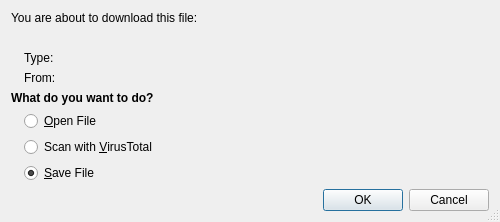
<?xml version="1.0" encoding="UTF-8"?>
<ui version="4.0">
 <class>DownloadAskActionDialog</class>
 <widget class="QDialog" name="DownloadAskActionDialog">
  <property name="geometry">
   <rect>
    <x>0</x>
    <y>0</y>
    <width>500</width>
    <height>209</height>
   </rect>
  </property>
  <property name="windowTitle">
   <string>What to do?</string>
  </property>
  <property name="sizeGripEnabled">
   <bool>true</bool>
  </property>
  <layout class="QVBoxLayout" name="verticalLayout">
   <item>
    <widget class="QLabel" name="label_3">
     <property name="text">
      <string>You are about to download this file:</string>
     </property>
    </widget>
   </item>
   <item>
    <layout class="QGridLayout" name="gridLayout_2">
     <item row="0" column="0">
      <widget class="QLabel" name="label_4">
       <property name="text">
        <string notr="true"/>
       </property>
      </widget>
     </item>
     <item row="0" column="1" colspan="2">
      <widget class="QLabel" name="infoLabel">
       <property name="text">
        <string/>
       </property>
       <property name="wordWrap">
        <bool>true</bool>
       </property>
      </widget>
     </item>
     <item row="1" column="1">
      <widget class="QLabel" name="label_5">
       <property name="text">
        <string>Type:</string>
       </property>
      </widget>
     </item>
     <item row="1" column="2">
      <widget class="QLabel" name="typeLabel">
       <property name="sizePolicy">
        <sizepolicy hsizetype="Expanding" vsizetype="Preferred">
         <horstretch>0</horstretch>
         <verstretch>0</verstretch>
        </sizepolicy>
       </property>
       <property name="text">
        <string/>
       </property>
      </widget>
     </item>
     <item row="2" column="1">
      <widget class="QLabel" name="label_6">
       <property name="text">
        <string>From:</string>
       </property>
      </widget>
     </item>
     <item row="2" column="2">
      <widget class="QLabel" name="siteLabel">
       <property name="sizePolicy">
        <sizepolicy hsizetype="Expanding" vsizetype="Preferred">
         <horstretch>0</horstretch>
         <verstretch>0</verstretch>
        </sizepolicy>
       </property>
       <property name="text">
        <string/>
       </property>
      </widget>
     </item>
    </layout>
   </item>
   <item>
    <layout class="QGridLayout" name="gridLayout">
     <item row="1" column="0">
      <widget class="QLabel" name="label_2">
       <property name="text">
        <string notr="true"/>
       </property>
      </widget>
     </item>
     <item row="1" column="1">
      <widget class="QRadioButton" name="openButton">
       <property name="toolTip">
        <string>Select to open the downloaded file</string>
       </property>
       <property name="text">
        <string>&amp;Open File</string>
       </property>
      </widget>
     </item>
     <item row="2" column="1">
      <widget class="QRadioButton" name="scanButton">
       <property name="statusTip">
        <string>Select to scan the file with VirusTotal</string>
       </property>
       <property name="text">
        <string>Scan with &amp;VirusTotal</string>
       </property>
      </widget>
     </item>
     <item row="2" column="2" rowspan="2">
      <spacer name="horizontalSpacer">
       <property name="orientation">
        <enum>Qt::Horizontal</enum>
       </property>
       <property name="sizeHint" stdset="0">
        <size>
         <width>40</width>
         <height>20</height>
        </size>
       </property>
      </spacer>
     </item>
     <item row="3" column="1">
      <widget class="QRadioButton" name="saveButton">
       <property name="toolTip">
        <string>Select to save the file</string>
       </property>
       <property name="text">
        <string>&amp;Save File</string>
       </property>
       <property name="checked">
        <bool>true</bool>
       </property>
      </widget>
     </item>
     <item row="0" column="0" colspan="2">
      <widget class="QLabel" name="label">
       <property name="text">
        <string>&lt;b&gt;What do you want to do?&lt;/b&gt;</string>
       </property>
      </widget>
     </item>
    </layout>
   </item>
   <item>
    <widget class="QDialogButtonBox" name="buttonBox">
     <property name="orientation">
      <enum>Qt::Horizontal</enum>
     </property>
     <property name="standardButtons">
      <set>QDialogButtonBox::Cancel|QDialogButtonBox::Ok</set>
     </property>
    </widget>
   </item>
  </layout>
 </widget>
 <tabstops>
  <tabstop>openButton</tabstop>
  <tabstop>scanButton</tabstop>
  <tabstop>saveButton</tabstop>
  <tabstop>buttonBox</tabstop>
 </tabstops>
 <resources/>
 <connections>
  <connection>
   <sender>buttonBox</sender>
   <signal>accepted()</signal>
   <receiver>DownloadAskActionDialog</receiver>
   <slot>accept()</slot>
   <hints>
    <hint type="sourcelabel">
     <x>248</x>
     <y>254</y>
    </hint>
    <hint type="destinationlabel">
     <x>157</x>
     <y>274</y>
    </hint>
   </hints>
  </connection>
  <connection>
   <sender>buttonBox</sender>
   <signal>rejected()</signal>
   <receiver>DownloadAskActionDialog</receiver>
   <slot>reject()</slot>
   <hints>
    <hint type="sourcelabel">
     <x>316</x>
     <y>260</y>
    </hint>
    <hint type="destinationlabel">
     <x>286</x>
     <y>274</y>
    </hint>
   </hints>
  </connection>
 </connections>
</ui>
